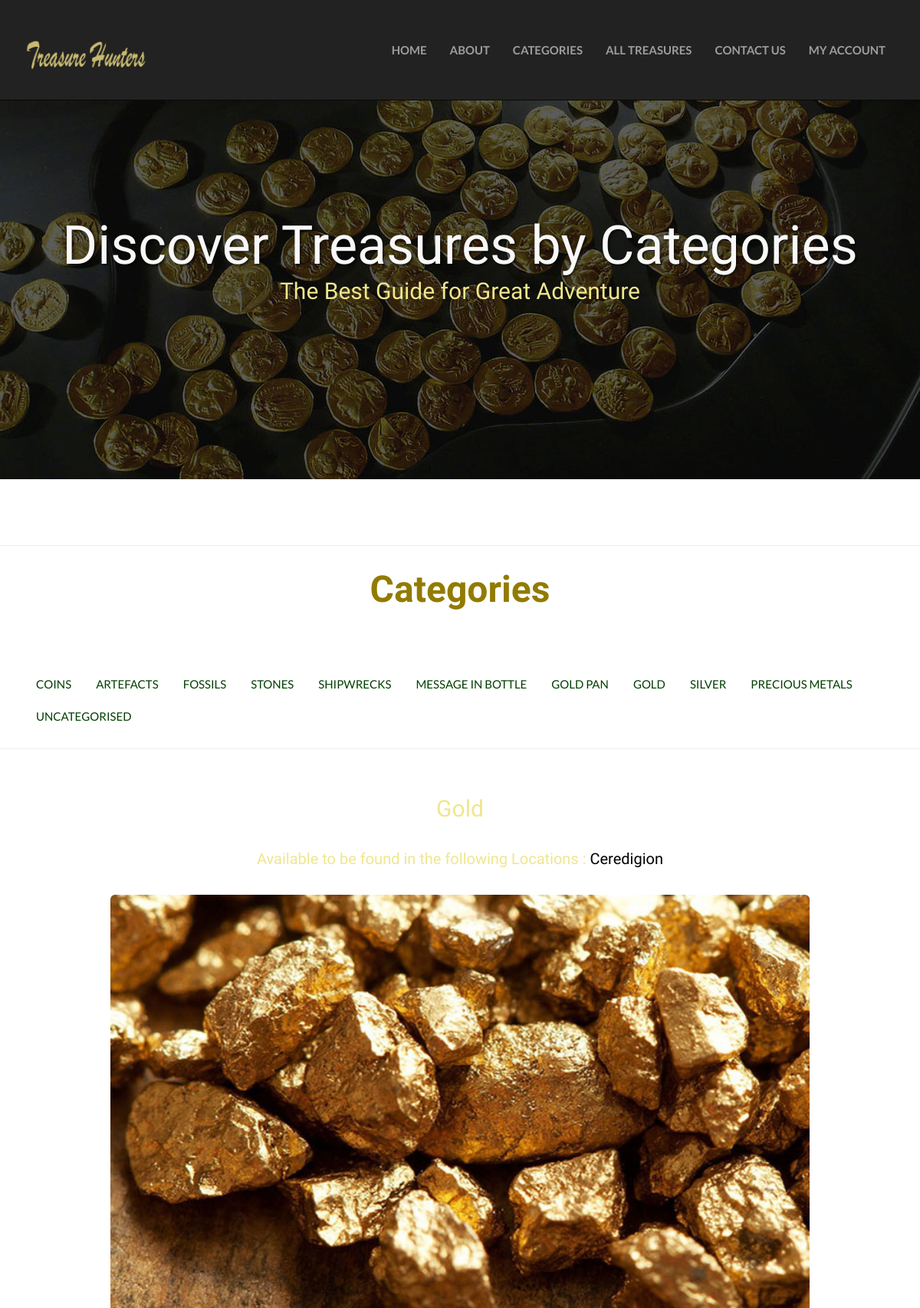
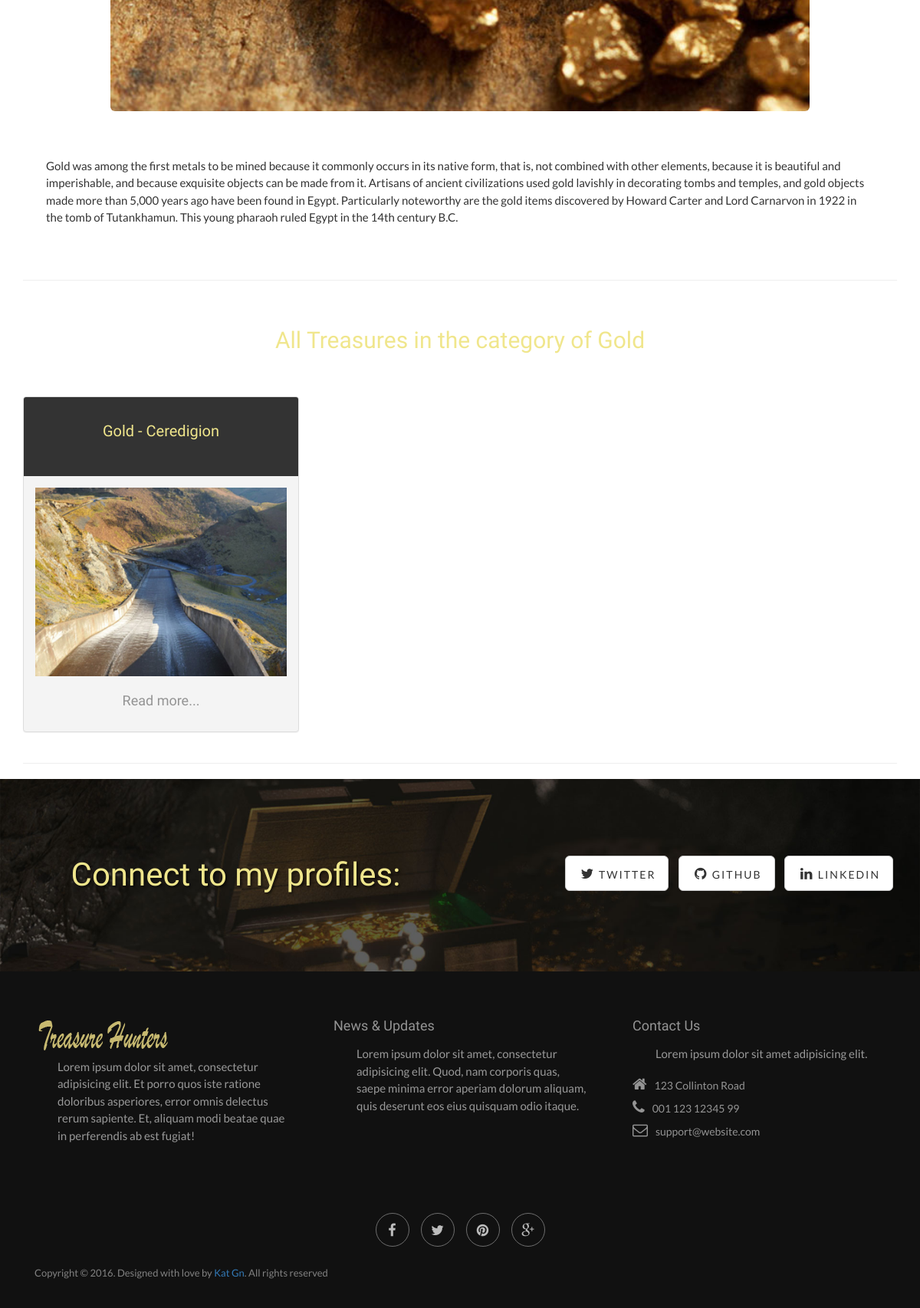
Page /category/gold on the committed database (2 pictures, top to bottom).
### tables this page shows
CREATE TABLE categories (name text, locations text, category text, "desc" text, img text, page_name text);

CREATE TABLE treasures (id INT PRIMARY KEY UNIQUE, name text, year text, img text, img2 text, info text, location text, page_name text, category text);

### treasures.py (the view)
@app.route('/category')
@app.route('/category/<name>')
def category(name):
	sql = ('SELECT * FROM categories WHERE page_name = ?')
	connection = sqlite3.connect("mydatabase.db")
	connection.row_factory = sqlite3.Row
	rows = connection.cursor().execute(sql,[name]).fetchall()
	sql2 = ('SELECT * FROM treasures WHERE category = ?')
	connection = sqlite3.connect("mydatabase.db")
	connection.row_factory = sqlite3.Row
	treasures = connection.cursor().execute(sql2,[name]).fetchall()
   	all = connection.cursor().execute("SELECT * FROM categories").fetchall()
	return render_template('category.html', rows = rows, name=name, all=all, treasures=treasures)

### templates/category.html (shortened to what this page needs)
<!DOCTYPE html>
<html lang="en">
<head>
	<link rel="stylesheet" type="text/css" href="//netdna.bootstrapcdn.com/bootstrap/3.1.1/css/bootstrap.min.css">
    <link rel="stylesheet" href="{{ url_for('static', filename='css/normalize.css')}}">
    <link rel="stylesheet" href="{{ url_for('static', filename='css/bootstrap.min.css')}}">
    <link rel="stylesheet" href="{{ url_for('static', filename='css/font-awesome/css/font-awesome.min.css')}}">
	<link rel="stylesheet" href="{{ url_for('static', filename='css/style.css')}}">
 <link href="{{ url_for("static", filename="font-awesome/css/font-awesome.min.css") }}" rel="stylesheet" />
 <link href="{{ url_for("static", filename="css/bootstrap.css") }}" rel="stylesheet" />
 <link href="{{ url_for("static", filename="css/font-awesome/css/font-awesome.min.css") }}" rel="stylesheet" />
</head>
<body>
	 <nav class="navbar navbar-inverse navbar-default navbar-fixed-top" role="navigation">
		<div class="container">
            <div class="navbar-header">
                <a class="navbar-brand" href="http://localhost:5000/"><img class="logo" id="logo" src="../static/images/logo.png" alt="logo"></a>
            </div>
            <div class="collapse navbar-collapse navbar-right navbar-ex1-collapse">
                <ul class="nav navbar-nav">
                         <li><a href="{{ url_for(".root") }}"> Home</a></li>
						 <li><a href="{{ url_for(".root") }}#about">ABOUT</a></li>
						 <li><a href="{{ url_for(".root") }}#services">CATEGORIES</a></li>
						  <li><a href="{{ url_for(".list") }}">ALL TREASURES</a></li>
					    <li><a href="{{ url_for(".contactme") }}"> CONTACT US</a></li>
						 <li><a href="{{url_for('login')}}">MY ACCOUNT</a>
            </ul>
        </div>
    </div>
</nav>
    <div class="intro-header">
        <div class="container">
            <div class="row">
                <div class="col-lg-12">
                    <div class="intro-message">
                        <h1>Discover Treasures by Categories</h1>
                        <h2>The Best Guide for Great Adventure </h2>
                    </div>
                </div>
            </div>
        </div>
    </div>
<hr></hr>
        <div class="col-md-12 col-sm-12 col-xs-12 section-header wow fadeInDown">
                    <h2><span class="highlight-text"> Categories</span></h2>
                </div>
<div class="row">
<div id="exTab1" class="container">
<ul  class="nav nav-pills">
			<li class="active">
		{% for row in all %}
                  <li><a href="/category/{{ row['page_name'] }}">{{ row["name"] }}</a></li>
				{%  endfor %}
			</li>
		</ul>
  </div>
  </div>
<hr></hr>
<br/>
<br/>
		<div class="container">
			{% for row in rows %}
              	<h2>{{ row['name'] }}</h2>
				<h3>Available to be found in the following Locations : <font color="black"> {{ row["locations"] }}</font></h3>
			<center><img src="http://localhost:5000/static/img/{{ row['img'] }}" style="width:80%" class="img-responsive img-rounded"></center>
           <br/>
		   <br/>
		   <br/>
              <p>	{{ row["desc"] }}</p>
              	<br/>
				<br/>
            <hr/>
              <br/>
			  <br/>
              	<h2 id="sec1">All Treasures in the category of {{ row["name"] }} </h2>
				<br/>
				<br/>
				 {%  endfor %}
              	<div class="row">
				{% for row in treasures %}
                  <div class="col-md-4">
                    <div class="panel panel-default">
                      <div class="panel-heading"><h3>{{ row["name"] }}</h3></div>
                      <div class="panel-body">
					 <a href="/treasures/{{ row['page_name'] }}"> <img src="/static/img/{{ row['img'] }}" style="width:100%" class="img-responsive">
				<center><h4>Read more...</h4></center></a>
                      </div>
                    </div>
                  </div>
				  {%  endfor %}
              	</div>
<hr>
			</div>
    <div class="banner">
        <div class="container">
            <div class="row">
                <div class="col-lg-6">
                    <h2>Connect to my profiles:</h2>
                </div>
                <div class="col-lg-6">
                    <ul class="list-inline banner-social-buttons">
                        <li><a href="https://twitter.com/gn_kat" class="btn btn-default btn-lg"><i class="fa fa-twitter fa-fw"></i> <span class="network-name">Twitter</span></a>
                        </li>
                        <li><a href="https://github.com/katgni" class="btn btn-default btn-lg"><i class="fa fa-github fa-fw"></i> <span class="network-name">Github</span></a>
                        </li>
                        <li><a href="https://uk.linkedin.com/in/katarzyna-gniady-brzoza-9039a0100" class="btn btn-default btn-lg"><i class="fa fa-linkedin fa-fw"></i> <span class="network-name">Linkedin</span></a>
                        </li>
                    </ul>
                </div>
            </div>
        </div>
    </div>
    <section class="footer-container">
        <div class="container">
            <div class="row footer-containertent">
                <div class="col-md-4">
                    <img src="../static/images/logo.png" alt="">
                    <p>Lorem ipsum dolor sit amet, consectetur adipisicing elit. Et porro quos iste ratione doloribus asperiores, error omnis delectus rerum sapiente. Et, aliquam modi beatae quae in perferendis ab est fugiat!</p>
                </div>
                <div class="col-md-4">
                    <h4>News & Updates</h4>
                    <p>Lorem ipsum dolor sit amet, consectetur adipisicing elit. Quod, nam corporis quas, saepe minima error aperiam dolorum aliquam, quis deserunt eos eius quisquam odio itaque.</p>
                </div>
                <div class="col-md-4 contac-us">
                    <h4>Contact Us</h4>
                    <p>Lorem ipsum dolor sit amet adipisicing elit.</p>
					<ul>
                            <li><i class="fa fa-home"></i>123 Collinton Road</li>
                            <li><i class="fa fa-phone"></i>001 123 12345 99</li>
                            <li><i class="fa fa-envelope-o"></i>support@website.com</li>
                        </ul>
                </div>
            </div>
        </div>
    </section>
    <footer>
        <div class="container">
            <div class="row">
                <div class="footer-containertent">
                    <ul class="footer-social-info">
                        <li>
                            <a href="#"><i class="fa fa-facebook"></i></a>
                        </li>
                        <li>
                            <a href="#"><i class="fa fa-twitter"></i></a>
                        </li>
                        <li>
                            <a href="#"><i class="fa fa-pinterest"></i></a>
                        </li>
                        <li>
                            <a href="#"><i class="fa fa-google-plus"></i></a>
                        </li>
                    </ul>
					<br/><br/>
<p>Copyright © 2016. Designed with love by  <a href="http://kgbdesign.co.uk/">Kat Gn</a>.  All rights reserved</p>
                </div>
            </div>
        </div>
    </footer>
</body>
</html>

### static/css/style.css (style rules this page uses)
body { font-family: 'Open Sans', sans-serif; background: #fff; font-size: 14px; font-weight: 400; -webkit-box-sizing: border-box; -moz-box-sizing: border-box; box-sizing: border-box; -webkit-font-smoothing: subpixel-antialiased; color: #666; line-height: 25px; -webkit-backface-visibility: hidden; backface-visibility: hidden; }
html { -webkit-font-smoothing: antialiased; -moz-osx-font-smoothing: grayscale; text-shadow: 1px 1px 1px rgba(0,0,0,0.004); }
img { max-width: 100%; }
ul { padding: 0; list-style: none; margin-bottom: 0; }
h1,h2,h3,h4,h5,h6 { font-family: 'Satisfy', cursive; line-height: 1.2; margin-top: 0; margin-bottom: 15px; -webkit-font-smoothing: antialiased; -moz-osx-font-smoothing: grayscale; text-shadow: 1px 1px 1px rgba(0,0,0,0.004); }
h1 { font-size: 36px; }
h2 { font-size: 30px; }
h3 { font-size: 28px; color: #000000; padding: 20px 0; }
h4 { font-size: 18px; color: #949494; }
a,p,li,input,textarea { font-weight: 400; line-height: 1.5; -webkit-font-smoothing: antialiased; -moz-osx-font-smoothing: grayscale; }
p { color: #333; font-size: 14px; }
a { -webkit-transition: all .3s; -moz-transition: all .3s; -ms-transition: all .3s; -o-transition: all .3s; transition: all .3s; color: #927B00; }
.section-header { text-align: center; margin-bottom: 50px; }
.section-header h2 { font-weight: 700; font-size: 48px; color: #927B00; border-top: none; border-bottom: none; padding: 8px 10px; }
.navbar-brand { float: left; height: 30px; padding: 0px 10px; font-size: 18px; line-height: 20px; clear: both; width: 100%; text-align: center; margin-top: 15px; margin-bottom: 15px; }
.footer-container p { color: #999; }
footer { background-color: #111111; padding: 20px 15px; overflow: hidden; }
footer .footer-containertent { text-align: center; }
footer p { color: #828282; margin-bottom: 15px; font-size: 13px; }
footer ul { display: inline-block; }
footer ul li { float: left; margin-right: 15px; }
footer ul li:last-child { margin-right: 0; }
footer ul li a { font-size: 18px; }
footer ul li a i { font-size: 21px; color: #BCBCBC; -webkit-transition: all .3s; -moz-transition: all .3s; -ms-transition: all .3s; -o-transition: all .3s; transition: all .3s; }
.footer-container { background-color: #111111; padding: 60px 30px; }
.footer-container ul li { color: #949494; padding-top: 8px; }
.footer-container ul li i { margin-right: 10px; font-size: 20px; }
.footer-social-info li { width: 44px; height: 44px; margin: 0px 15px 0px auto; text-align: center; float: left; padding: 8px; border: 1px solid #6E6E6E; border-radius: 50%; }

### rows in the picture
categories: name "COINS"
categories: name "ARTEFACTS"
categories: name "FOSSILS"
categories: name "STONES"
categories: name "SHIPWRECKS"
categories: name "MESSAGE IN BOTTLE"
categories: name "GOLD PAN"
categories: name "GOLD", name "Gold", locations "Ceredigion", img (picture), desc "Gold was among the first metals to be mined because it commonly occurs in its native form, that is, not combined with other elements, because it is beautiful and imperishable, and because exquisite objects can be made from it. Artisans of ancient civilizations used gold lavishly in decorating tombs and temples, and gold objects made more than 5,000 years ago have been found in Egypt. Particularly noteworthy are the gold items discovered by Howard Carter and Lord Carnarvon in 1922 in the tomb of Tutankhamun. This young pharaoh ruled Egypt in the 14th century B.C."
categories: name "SILVER"
categories: name "PRECIOUS METALS"
categories: name "UNCATEGORISED"
treasures: name "Gold - Ceredigion", img (picture)
